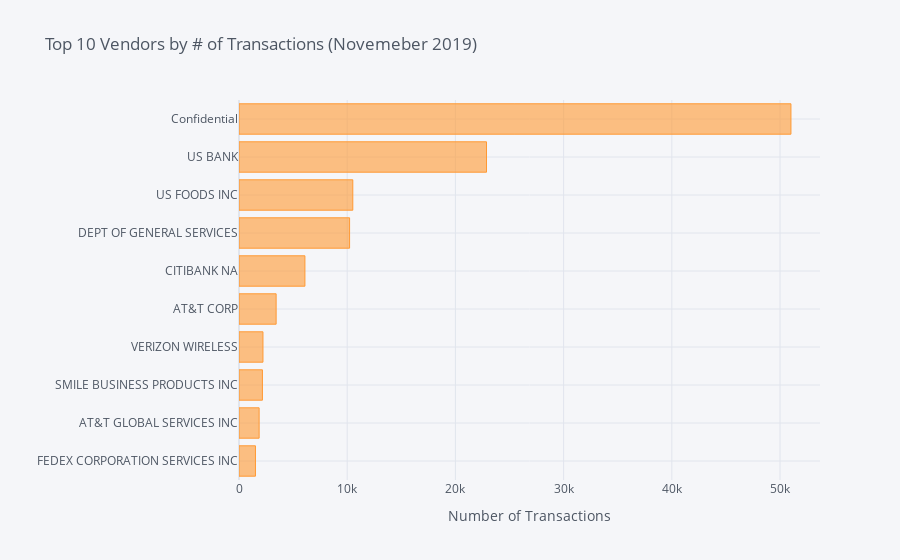

Notebook source saved alongside this figure:
### Code cell
# bar chart with the total number of transactions by vendor
vendor_counts = df_clean['Vendor Name'].value_counts().head(10).iloc[::-1]
vendor_counts.iplot(kind='bar', orientation='h', title='Top 10 Vendors by # of Transactions (Novemeber 2019)', xTitle='Number of Transactions')

### Figure 1 — Plotly figure (JSON) as saved in the notebook; plotly's stock layout.template omitted (floating-point values rounded to 4 significant figures)
{"data": [{"marker": {"color": "rgba(255, 153, 51, 0.6)", "line": {"color": "rgba(255, 153, 51, 1.0)", "width": 1}}, "name": "Vendor Name", "orientation": "h", "text": "", "type": "bar", "x": [1521, 1861, 2165, 2214, 3432, 6091, 10220, 10518, 22873, 51009], "y": ["FEDEX CORPORATION SERVICES INC", "AT&T GLOBAL SERVICES INC", "SMILE BUSINESS PRODUCTS INC", "VERIZON WIRELESS", "AT&T CORP", "CITIBANK NA", "DEPT OF GENERAL SERVICES", "US FOODS INC", "US BANK", "Confidential"]}], "layout": {"autosize": true, "legend": {"bgcolor": "#F5F6F9", "font": {"color": "#4D5663"}}, "paper_bgcolor": "#F5F6F9", "plot_bgcolor": "#F5F6F9", "title": {"font": {"color": "#4D5663"}, "text": "Top 10 Vendors by # of Transactions (Novemeber 2019)"}, "xaxis": {"autorange": true, "gridcolor": "#E1E5ED", "range": [0, 53690.0], "showgrid": true, "tickfont": {"color": "#4D5663"}, "title": {"font": {"color": "#4D5663"}, "text": "Number of Transactions"}, "type": "linear", "zerolinecolor": "#E1E5ED"}, "yaxis": {"autorange": true, "gridcolor": "#E1E5ED", "range": [-0.5, 9.5], "showgrid": true, "tickfont": {"color": "#4D5663"}, "title": {"font": {"color": "#4D5663"}, "text": ""}, "type": "category", "zerolinecolor": "#E1E5ED"}}}
